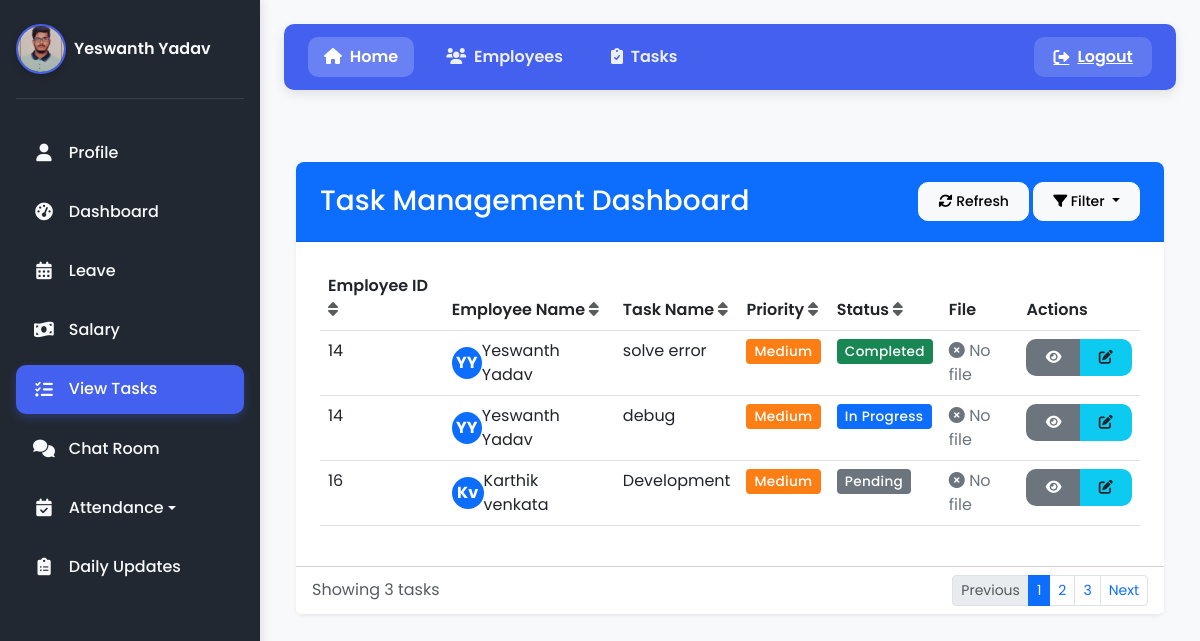
The page /view_tasks/ (signed in) on the database its author committed.
### emp_app/models.py (models this page shows, shortened)
class Employee(AbstractBaseUser, PermissionsMixin):
    GENDER_CHOICES = [
        ('Male', 'Male'),
        ('Female', 'Female'),
        ('Other', 'Other'),
    ]
    MARITAL_STATUS_CHOICES = [
        ('Single', 'Single'),
        ('Married', 'Married'),
        ('Divorced', 'Divorced'),
        ('Widowed', 'Widowed'),
    ]
    first_name = models.CharField(max_length=100, null=False)
    last_name = models.CharField(max_length=100)
    dept = models.ForeignKey(Department, on_delete=models.CASCADE)
    salary = models.IntegerField(default=0)
    bonus = models.IntegerField(default=0)
    role = models.ForeignKey(Role, on_delete=models.CASCADE)
    phone = models.IntegerField(default=0)
    hire_date = models.DateField(default=datetime.date.today)
    status = models.CharField(max_length=10, choices=[('Manager', 'Manager'), ('Employee', 'Employee')], default='Employee')
    email_address = models.EmailField(unique=True, default="temp@example.com")
    password = models.CharField(max_length=100, default="defaultpassword123")
    is_staff = models.BooleanField(default=False)
    is_active = models.BooleanField(default=True)
    date_of_birth = models.DateField(default=datetime.date(2004, 1, 1))
    gender = models.CharField(max_length=10, choices=GENDER_CHOICES, default='Male')
    marital_status = models.CharField(max_length=10, choices=MARITAL_STATUS_CHOICES, default='Single')
    profile_photo = models.ImageField(upload_to='profile_photos/', default='profile_photos/default.png')
    USERNAME_FIELD = 'email_address'
    REQUIRED_FIELDS = ['first_name', 'last_name']
    objects = EmployeeManager()

class Task_manager(models.Model):
    PRIORITY_CHOICES = [
        ('High', 'High'),
        ('Medium', 'Medium'),
        ('Low', 'Low'),
    ]
    task_name = models.CharField(max_length=100, null=False)
    task_description = models.TextField()
    task_start_date = models.DateField()
    task_end_date = models.DateField()
    task_priority = models.CharField(max_length=10, choices=PRIORITY_CHOICES)
    assigned_to = models.ForeignKey(Employee, on_delete=models.CASCADE)

### emp_app/views.py (the view)
# urls.py: path('view_tasks/', views.view_tasks, name='view_tasks'),
def view_tasks(request):
    tasks = Task_manager.objects.all()
    context = {
        'tasks': tasks
    }
    return render(request, 'view_tasks.html', context)

### emp_app/templates/view_tasks.html (shortened to what this page needs)
{% extends 'base.html' %}
{% block content %}
<div class="container py-5">
  <div class="card shadow-sm">
    <div class="card-header bg-primary text-white d-flex justify-content-between align-items-center">
      <h3 class="mb-0">Task Management Dashboard</h3>
      <div>
        <button class="btn btn-light btn-sm" id="refreshBtn">
          <i class="fas fa-sync-alt"></i> Refresh
        </button>
        <div class="dropdown d-inline-block ml-2">
          <button class="btn btn-light btn-sm dropdown-toggle" type="button" id="filterDropdown" data-toggle="dropdown" aria-haspopup="true" aria-expanded="false">
            <i class="fas fa-filter"></i> Filter
          </button>
        </div>
      </div>
    </div>
    <div class="card-body">
      <div class="table-responsive">
        <table class="table table-hover" id="taskTable">
          <thead class="bg-light">
            <tr>
              <th class="sortable" data-sort="id">
                Employee ID <i class="fas fa-sort text-muted ml-1"></i>
              </th>
              <th class="sortable" data-sort="name">
                Employee Name <i class="fas fa-sort text-muted ml-1"></i>
              </th>
              <th class="sortable" data-sort="task">
                Task Name <i class="fas fa-sort text-muted ml-1"></i>
              </th>
              <th class="sortable" data-sort="priority">
                Priority <i class="fas fa-sort text-muted ml-1"></i>
              </th>
              <th class="sortable" data-sort="status">
                Status <i class="fas fa-sort text-muted ml-1"></i>
              </th>
              <th>File</th>
              <th>Actions</th>
            </tr>
          </thead>
          <tbody>
            {% for task in tasks %}
            <tr class="task-row" data-status="{{ task.employee_task.task_status|lower }}">
              <td>{{ task.assigned_to.id }}</td>
              <td>
                <div class="d-flex align-items-center">
                  <div class="avatar-circle mr-2 bg-primary text-white">
                    {{ task.assigned_to.first_name|first }}{{ task.assigned_to.last_name|first }}
                  </div>
                  <span>{{ task.assigned_to.first_name }} {{ task.assigned_to.last_name }}</span>
                </div>
              </td>
              <td>{{ task.task_name }}</td>
              <td>
                {% if task.task_priority == 'High' %}
                <span class="badge badge-priority-high">High</span>
                {% elif task.task_priority == 'Medium' %}
                <span class="badge badge-priority-medium">Medium</span>
                {% else %}
                <span class="badge badge-priority-low">Low</span>
                {% endif %}
              </td>
              <td>
                {% if task.employee_task.task_status == 'Completed' %}
                <span class="badge badge-status-completed">Completed</span>
                {% elif task.employee_task.task_status == 'In Progress' %}
                <span class="badge badge-status-inprogress">In Progress</span>
                {% else %}
                <span class="badge badge-status-pending">Pending</span>
                {% endif %}
              </td>
              <td>
                {% if task.employee_task.file %}
                <a href="{{ task.employee_task.file.url }}" class="btn btn-sm btn-download" target="_blank">
                  <i class="fas fa-download mr-1"></i> Download
                </a>
                {% else %}
                <span class="no-file"><i class="fas fa-times-circle mr-1"></i> No file</span>
                {% endif %}
              </td>
              <td>
                <div class="btn-group">
                  <button type="button" class="btn btn-sm btn-view view-details" data-id="{{ task.id }}">
                    <i class="fas fa-eye"></i>
                  </button>
                  <button type="button" class="btn btn-sm btn-edit edit-task" data-id="{{ task.id }}">
                    <i class="fas fa-edit"></i>
                  </button>
                </div>
              </td>
            </tr>
            {% endfor %}
          </tbody>
        </table>
      </div>
    </div>
    <div class="card-footer bg-white">
      <div class="d-flex justify-content-between align-items-center">
        <div>
          <span class="text-muted">Showing {{ tasks|length }} tasks</span>
        </div>
        <div>
          <nav aria-label="Page navigation">
            <ul class="pagination pagination-sm mb-0">
              <li class="page-item disabled">
                <a class="page-link" href="#" tabindex="-1">Previous</a>
              </li>
              <li class="page-item active"><a class="page-link" href="#">1</a></li>
              <li class="page-item"><a class="page-link" href="#">2</a></li>
              <li class="page-item"><a class="page-link" href="#">3</a></li>
              <li class="page-item">
                <a class="page-link" href="#">Next</a>
              </li>
            </ul>
          </nav>
        </div>
      </div>
    </div>
  </div>
</div>
{% endblock %}

### emp_app/templates/base.html (shortened to what this page needs)
<!DOCTYPE html>
<html lang="en">
<head>
  <link href="https://cdn.jsdelivr.net/npm/bootstrap@5.3.0-alpha1/dist/css/bootstrap.min.css" rel="stylesheet">
  <link rel="stylesheet" href="https://cdnjs.cloudflare.com/ajax/libs/font-awesome/6.0.0/css/all.min.css">
</head>
<body>
  <div class="sidebar">
    <div class="sidebar-header d-flex align-items-center">
      {% if request.user.profile_photo %}
        <img src="{{ request.user.profile_photo.url }}" alt="Profile" class="rounded-circle sidebar-user-img">
      {% else %}
        <div class="avatar-circle bg-primary text-white sidebar-user-img d-flex align-items-center justify-content-center">
          {{ request.user.first_name|first }}{{ request.user.last_name|first }}
        </div>
      {% endif %}
      <span class="sidebar-user-name">{{ request.user.first_name }} {{ request.user.last_name }}</span>
    </div>
    <ul class="nav nav-pills flex-column mb-auto">
      <li class="nav-item">
        <a href="{% url 'profile_view' %}" class="nav-link" aria-current="page">
          <i class="fas fa-user"></i>
          <span>Profile</span>
        </a>
      </li>
      <li>
        <a href="{% url 'manager_dashboard' %}" class="nav-link">
          <i class="fas fa-tachometer-alt"></i>
          <span>Dashboard</span>
        </a>
      </li>
      <li>
        <a href="{% url 'manage_leaves' %}" class="nav-link">
          <i class="fas fa-calendar-alt"></i>
          <span>Leave</span>
        </a>
      </li>
      <li>
        <a href="{% url 'assign_salary' %}" class="nav-link">
          <i class="fas fa-money-bill-wave"></i>
          <span>Salary</span>
        </a>
      </li>
      <li>
        <a href="{% url 'view_tasks' %}" class="nav-link">
          <i class="fas fa-tasks"></i>
          <span>View Tasks</span>
        </a>
      </li>
      <li>
        <a href="{% url 'chat_room' room_name='general' %}" class="nav-link">
          <i class="fas fa-comments"></i>
          <span>Chat Room</span>
        </a>
      </li>
      <li class="nav-item dropdown">
        <a class="nav-link dropdown-toggle" href="#" data-bs-toggle="dropdown">
          <i class="fas fa-calendar-check"></i>
          <span>Attendance</span>
        </a>
      </li>
      <li>
        <a href="{% url 'view_employee_updates' %}" class="nav-link">
          <i class="fas fa-clipboard-list"></i>
          <span>Daily Updates</span>
        </a>
      </li>
    </ul>
  </div>
  <div class="main-content">
    <div class="navbar">
      <ul class="nav nav-pills" id="pillNav2" role="tablist">
        <li class="nav-item" role="presentation">
          <a href="{% url 'manager_dashboard' %}" class="nav-link active" id="home-tab2" role="tab" aria-selected="true">
            <i class="fas fa-home me-1"></i> Home
          </a>
        </li>
        <li class="nav-item" role="presentation">
          <a href="{% url 'all_emp' %}" class="nav-link" id="employees-tab2" role="tab" aria-selected="false">
            <i class="fas fa-users me-1"></i> Employees
          </a>
        </li>
        <li class="nav-item" role="presentation">
          <a href="{% url 'task' %}" class="nav-link" id="departments-tab2" role="tab" aria-selected="false">
            <i class="fas fa-clipboard-check me-1"></i> Tasks
          </a>
        </li>
      </ul>
      <a href="{% url 'logout' %}" class="close-btn">
        <i class="fas fa-sign-out-alt"></i> Logout
      </a>
    </div>
    {% block content %}{% endblock %}
  </div>
</body>
</html>

### emp_app/templates/base.html (style rules this page uses)
:root { --primary-color: #4361ee; --primary-hover: #3a56d4; --secondary-color: #3f37c9; --sidebar-bg: #222831; --sidebar-hover: #4361ee; --text-light: #f8f9fa; --text-dark: #212529; --header-bg: #4361ee; --card-bg: #ffffff; --content-bg: #f5f7fa; --border-radius: 10px; --transition: all 0.3s ease; --box-shadow: 0 4px 12px rgba(0, 0, 0, 0.1); --box-shadow-hover: 0 6px 16px rgba(0, 0, 0, 0.2); }
* { margin: 0; padding: 0; box-sizing: border-box; }
body { font-family: 'Poppins', sans-serif; background-color: var(--content-bg); display: flex; min-height: 100vh; color: var(--text-dark); }
.sidebar { width: 260px; background-color: var(--sidebar-bg); color: var(--text-light); padding: 1.5rem 1rem; height: 100vh; overflow-y: auto; position: fixed; box-shadow: 2px 0 10px rgba(0, 0, 0, 0.1); transition: var(--transition); z-index: 1000; }
.sidebar-header { padding-bottom: 1.5rem; border-bottom: 1px solid rgba(255, 255, 255, 0.1); margin-bottom: 1.5rem; }
.sidebar-user-img { width: 50px; height: 50px; object-fit: cover; border: 2px solid var(--primary-color); box-shadow: 0 3px 8px rgba(0, 0, 0, 0.2); transition: var(--transition); }
.sidebar-user-name { font-weight: 600; font-size: 1rem; margin-left: 0.5rem; white-space: nowrap; overflow: hidden; text-overflow: ellipsis; }
.sidebar .nav-pills { margin-top: 1rem; }
.sidebar .nav-link { color: var(--text-light); padding: 0.8rem 1rem; margin: 0.3rem 0; border-radius: var(--border-radius); font-weight: 500; display: flex; align-items: center; transition: var(--transition); }
.sidebar .nav-link i { margin-right: 0.8rem; font-size: 1.1rem; width: 24px; text-align: center; transition: var(--transition); }
.sidebar .nav-link.active { background-color: var(--primary-color); box-shadow: 0 4px 10px rgba(67, 97, 238, 0.3); }
.main-content { flex: 1; padding: 1.5rem; margin-left: 260px; min-height: 100vh; transition: var(--transition); }
.navbar { background-color: var(--header-bg); padding: 0.8rem 1.5rem; margin-bottom: 1.5rem; border-radius: var(--border-radius); box-shadow: var(--box-shadow); display: flex; justify-content: space-between; align-items: center; }
.navbar .nav-pills { display: flex; gap: 1rem; }
.navbar .nav-link { color: rgba(255, 255, 255, 0.9); padding: 0.5rem 1rem; border-radius: var(--border-radius); font-weight: 600; transition: var(--transition); }
.navbar .nav-link.active { background-color: rgba(255, 255, 255, 0.2); color: white; }
.navbar .close-btn { background-color: rgba(255, 255, 255, 0.15); color: white; border: none; padding: 0.5rem 1.2rem; font-weight: 600; cursor: pointer; border-radius: var(--border-radius); transition: var(--transition); display: flex; align-items: center; gap: 0.5rem; }
.card { background-color: var(--card-bg); border: none; border-radius: var(--border-radius); box-shadow: var(--box-shadow); margin-bottom: 1.5rem; transition: var(--transition); }
.card-header { background-color: transparent; border-bottom: 1px solid rgba(0, 0, 0, 0.08); padding: 1.25rem 1.5rem; font-weight: 600; }
.card-header:first-child { border-radius: var(--border-radius) var(--border-radius) 0 0; }
.card-body { padding: 1.5rem; }
.btn { padding: 0.5rem 1.2rem; border-radius: var(--border-radius); font-weight: 500; transition: var(--transition); }

### emp_app/templates/view_tasks.html (style rules this page uses)
body { background-color: #f8f9fa; }
.card { border: none; border-radius: 8px; }
.card-header { border-radius: 8px 8px 0 0 !important; }
.avatar-circle { width: 32px; height: 32px; border-radius: 50%; display: flex; align-items: center; justify-content: center; font-weight: bold; }
.sortable { cursor: pointer; }
.table th { border-top: none; font-weight: 600; }
.badge { font-size: 85%; padding: 0.4em 0.6em; font-weight: 500; border-radius: 4px; letter-spacing: 0.3px; }
.badge-priority-medium { background-color: #fd7e14; color: white; }
.badge-status-completed { background-color: #198754; color: white; }
.badge-status-inprogress { background-color: #0d6efd; color: white; }
.badge-status-pending { background-color: #6c757d; color: white; }
.btn-view { background-color: #6c757d; color: white; border: none; }
.btn-edit { background-color: #0dcaf0; color: #212529; border: none; }
.no-file { color: #6c757d; }

### rows shown on the page
Employee: user.profile_photo (picture), user.first_name "Yeswanth", user.last_name "Yadav"
Task_manager: assigned_to.id "14", assigned_to.first_name|first "Y", assigned_to.last_name|first "Y", assigned_to.first_name "Yeswanth", assigned_to.last_name "Yadav", task_name "solve error", task_priority "Medium", shows "Completed", shows "No file"
Task_manager: assigned_to.id "14", assigned_to.first_name|first "Y", assigned_to.last_name|first "Y", assigned_to.first_name "Yeswanth", assigned_to.last_name "Yadav", task_name "debug", task_priority "Medium", shows "In Progress", shows "No file"
Task_manager: assigned_to.id "16", assigned_to.first_name|first "K", assigned_to.last_name|first "v", assigned_to.first_name "Karthik", assigned_to.last_name "venkata", task_name "Development", task_priority "Medium", shows "Pending", shows "No file"

### other values the page prints
{{ tasks|length }} "3"
